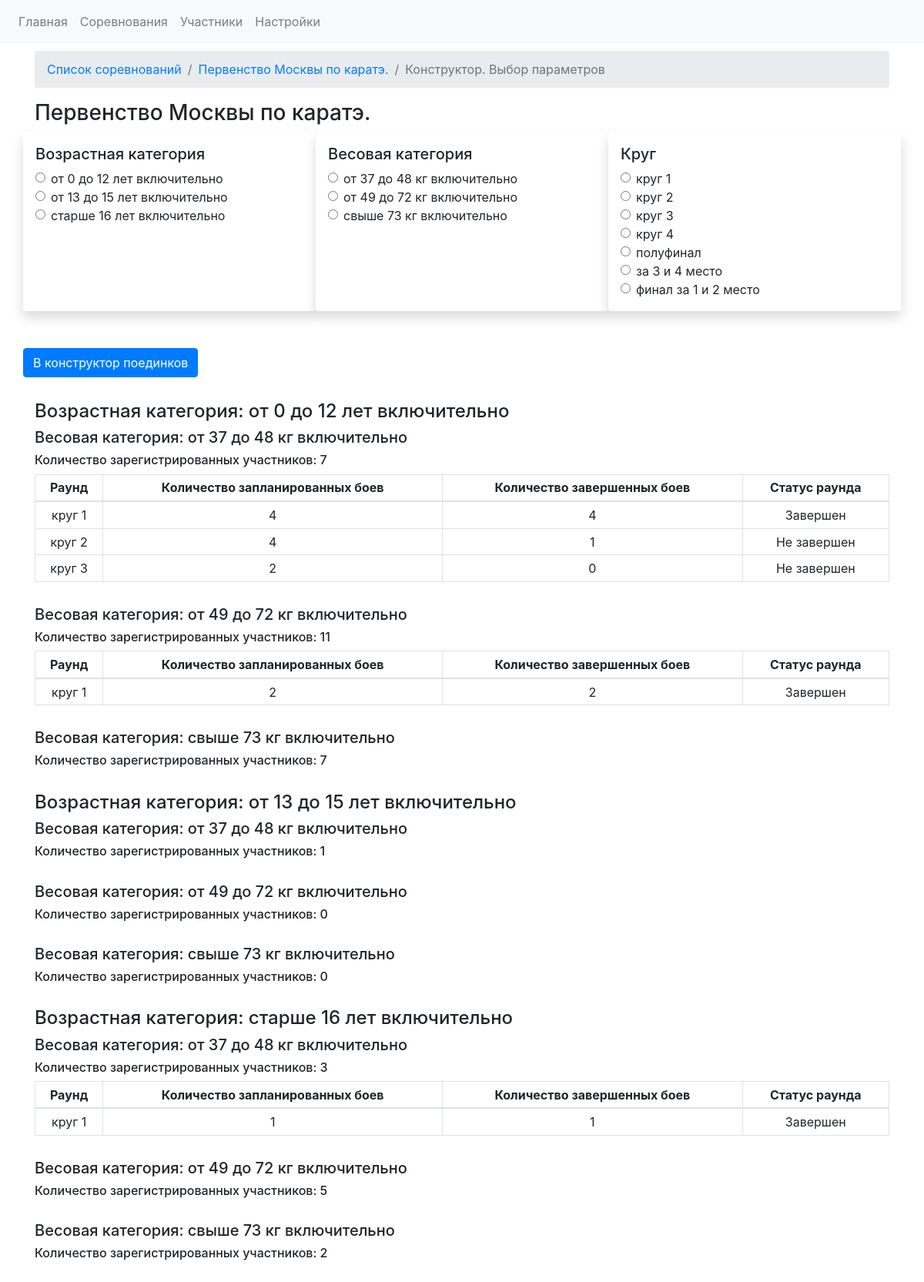
Page /competitions/1/constructor on the committed database.
### app.py (models this page shows)
class CompetitionsDB(db.Model):
    competition_id = db.Column(db.Integer, primary_key=True)
    competition_name = db.Column(db.String)
    competition_date_start = db.Column(db.Date, default=datetime.utcnow)
    competition_date_finish = db.Column(db.Date, default=datetime.utcnow)
    competition_city = db.Column(db.String)
    competition_fights = db.relationship('FightsDB', backref='competition', lazy='dynamic')
    registrations = db.relationship('RegistrationDB', backref='competition')

class AgecategoriesDB(db.Model):
    id = db.Column(db.Integer, primary_key=True)
    sort_index = db.Column(db.Integer)
    age_category_name = db.Column(db.String)
    age_category_start = db.Column(db.Integer)
    age_category_finish = db.Column(db.Integer)
    registrations = db.relationship('RegistrationDB', backref='age_categories')
    fights = db.relationship('FightsDB', backref = 'age_category_backref')

class WeightcategoriesDB(db.Model):
    weight_cat_id = db.Column(db.Integer, primary_key=True)
    sort_index = db.Column(db.Integer)
    weight_category_name = db.Column(db.String)
    weight_category_start = db.Column(db.Integer)
    weight_category_finish = db.Column(db.Integer)
    registrations = db.relationship('RegistrationDB', backref='weight_categories')
    fights = db.relationship('FightsDB', backref = 'weight_category_backref')

class RoundsDB(db.Model):
    id = db.Column(db.Integer, primary_key=True)
    round_name = db.Column(db.String)
    sort_index = db.Column(db.Integer)
    fights = db.relationship('FightsDB', backref = 'roundNo')
    finished_regs = db.relationship('RegistrationDB', backref = 'roundNo')

### app.py (the view, shortened to what this page needs)
@app.route('/competitions/<int:comp_id>/constructor', methods= ['GET', 'POST'])
def fight_constructor(comp_id):
    competition_data = CompetitionsDB.query.get(comp_id)
    weight_categories = WeightcategoriesDB.query.order_by(asc(WeightcategoriesDB.sort_index)).all()
    age_categories = AgecategoriesDB.query.order_by(asc(AgecategoriesDB.sort_index)).all()
    rounds = RoundsDB.query.order_by(asc(RoundsDB.sort_index)).all()
    registrations = RegistrationDB.query.filter_by(competition_id=comp_id).all()
    age_cats_in_reg = [] # список возрастных категорий в регистрациях
    for reg in registrations:
        if reg.age_cat_id not in age_cats_in_reg:
            age_cats_in_reg.append(reg.age_cat_id)
    age_cats_in_reg.sort()
    age_cat_data = {}
    for age_cat in age_categories:
        if age_cat.id in age_cats_in_reg:
            age_cat_names = {}
            age_cat_names["age_cat_id"] = age_cat.id
            age_cat_names["age_cat_name"] = age_cat.age_category_name
            age_cat_data[age_cat.id] = age_cat_names
    weight_cats_in_reg = []  # список возрастных категорий в регистрациях
    for reg in registrations:
        if reg.weight_cat_id not in weight_cats_in_reg:
            weight_cats_in_reg.append(reg.weight_cat_id)
    weight_cats_in_reg.sort()
    weight_cat_data = {}
    for weight_cat in weight_categories:
        if weight_cat.weight_cat_id in weight_cats_in_reg:
            weight_cat_names = {}
            weight_cat_names["weight_cat_id"] = weight_cat.weight_cat_id
            weight_cat_names["weight_cat_name"] = weight_cat.weight_category_name
            weight_cat_data[weight_cat.weight_cat_id] = weight_cat_names
    weight_cat_data_im_age_categories = {} # данные в весовых категориях записываются в возрастные категории
    age_weight_data = {}
    age_data = {}
    for age_cat_id, age_cat in age_cat_data.items():
        age_weight_data = {}
        weight_fighter_data = {}
        for weight_cat_id, weight_cat in weight_cat_data.items():
            age_cat_weight_cat_data = {}  # количество зарегистрированных бойцов в весовой категории
            regs_in_age_and_weight_cat = RegistrationDB.query.filter_by(age_cat_id=age_cat_id, weight_cat_id = weight_cat_id).count()
            age_cat_weight_cat_data["weight_cat_id"] = weight_cat_id
            age_cat_weight_cat_data["weight_cat_name"] = WeightcategoriesDB.query.get(weight_cat_id).weight_category_name
            age_cat_weight_cat_data["fighters_qty_in_weight_cat"] = regs_in_age_and_weight_cat
            fights_in_age_and_weight = FightsDB.query.filter_by(age_category = age_cat_id, weight_category = weight_cat_id).all()
            list_of_rounds_in_age_in_weight = []
            for fight in fights_in_age_and_weight:
                if fight.round_number not in list_of_rounds_in_age_in_weight:
                    list_of_rounds_in_age_in_weight.append(fight.round_number)
            age_weight_rounds_aggregate_data = {}
            for round_id in list_of_rounds_in_age_in_weight:
                age_weight_rounds_data = {}
                age_weight_rounds_data["round_id"] = round_id
                age_weight_rounds_data["round_name"] = RoundsDB.query.get(round_id).round_name
                number_of_planned_fights = FightsDB.query.filter_by(age_category = age_cat_id, weight_category = weight_cat_id, round_number = round_id).count()
                number_of_finished_fights = FightsDB.query.filter_by(age_category = age_cat_id, weight_category = weight_cat_id, round_number = round_id, fight_status = 1).count()
                if number_of_planned_fights == number_of_finished_fights:
                    age_weight_rounds_data["round_status"] = "Завершен"
                elif number_of_planned_fights > number_of_finished_fights:
                    age_weight_rounds_data["round_status"] = "Не завершен"
                age_weight_rounds_data["planned_fights_qty"] = number_of_planned_fights
                age_weight_rounds_data["finished_fights_qty"] = number_of_finished_fights
                age_weight_rounds_aggregate_data[round_id] = age_weight_rounds_data
            age_cat_weight_cat_data["rounds_data"] = age_weight_rounds_aggregate_data
            weight_fighter_data[weight_cat_id] = age_cat_weight_cat_data
        age_weight_data["age_id"] = age_cat_id
        age_weight_data["age_cat_name"] = AgecategoriesDB.query.get(age_cat_id).age_category_name
        age_weight_data["age_weight_data"] = weight_fighter_data
        age_data[age_cat_id] = age_weight_data
    return render_template('fightconstructor.html', age_data = age_data, competition_data=competition_data, age_cat_data = age_cat_data, rounds = rounds, weight_cat_data = weight_cat_data)

### templates/fightconstructor.html (shortened to what this page needs)
{% extends "base.html" %}
{% block head %}
<link rel="stylesheet" href="https://stackpath.bootstrapcdn.com/bootstrap/4.5.0/css/bootstrap.min.css">
{% endblock %}
{% block content %}
    <div class="container" style="margin-top: 10px">
        <div class="row">
            <div class="col-lg-12">
                <nav aria-label="breadcrumb">
                      <ol class="breadcrumb">
                        <li class="breadcrumb-item"><a href="{{url_for('competitions')}}">Список соревнований</a></li>
                        <li class="breadcrumb-item"><a href="{{url_for('competition_view', competition_id = competition_data.competition_id)}}">{{ competition_data.competition_name }}</a></li>
                        <li class="breadcrumb-item active" aria-current="page">Конструктор. Выбор параметров</li>
                      </ol>
                </nav>
                <h3>{{ competition_data.competition_name }}</h3>
        <form method="POST" action="{{ url_for('fight_constructor', comp_id = competition_data.competition_id)}}">
                <div class="row">
            <div class="col-lg-4 shadow p-3 mb-5 bg-white rounded">
                <h5>Возрастная категория</h5>
                {% for age_cat_id, age_cat in age_cat_data.items() %}
                    <div class="form-check">
                      <input class="form-check-input" type="radio" value={{ age_cat_id }} name="age_cat_radio" id="flexRadioDefault1">
                      <label class="form-check-label" for="flexRadioDefault1">
                          {{ age_cat["age_cat_name"]}}
                      </label>
                    </div>
                {% endfor %}
            </div>
            <div class="col-lg-4 shadow p-3 mb-5 bg-white rounded">
                <h5>Весовая категория</h5>
                    {% for w_cat_id, w_cat in weight_cat_data.items() %}
                    <div class="form-check">
                      <input class="form-check-input" type="radio" value={{ w_cat_id }} name="weight_cats_radio" id="Radioweightcat">
                      <label class="form-check-label" for="Radioweightcat">
                          {{ w_cat["weight_cat_name"] }}
                      </label>
                    </div>
                    {% endfor %}
            </div>
            <div class="col-lg-4 shadow p-3 mb-5 bg-white rounded">
                <h5>Круг</h5>
                {% for round in rounds %}
                    <div class="form-check">
                      <input class="form-check-input" type="radio" value={{ round.id }} name="round_radio" id="flexRadioDefault1">
                      <label class="form-check-label" for="flexRadioDefault1">
                          {{ round.round_name}}
                      </label>
                    </div>
                {% endfor %}
            </div>
            <button  type="submit" id="go_to_next_step_button" class="btn btn-primary">В конструктор поединков</button>
        </div>
        </form>
    </div>
</div>
    <div class="row" style="margin-top: 30px;">
        <div class="col">
            {% for age_cat_id, age_weight_data_dict in age_data.items() %}
                <h4>Возрастная категория: {{ age_weight_data_dict["age_cat_name"] }}</h4>
                {% for weight_cat_id, weight_cat_data_dict in age_weight_data_dict["age_weight_data"].items() %}
                    <div style="margin-bottom: 30px;">
                    <h5>Весовая категория: {{ weight_cat_data_dict["weight_cat_name"] }}</h5>
                    <h6>Количество зарегистрированных участников: {{ weight_cat_data_dict["fighters_qty_in_weight_cat"] }}</h6>
                    {% if weight_cat_data_dict["rounds_data"] %}
                    <table class="table table-sm table-bordered">
                      <thead>
                        <tr>
                          <th scope="col" style="text-align: center;">Раунд</th>
                          <th scope="col" style="text-align: center;">Количество запланированных боев</th>
                          <th scope="col" style="text-align: center;">Количество завершенных боев</th>
                          <th scope="col" style="text-align: center;">Статус раунда</th>
                        </tr>
                      </thead>
                      <tbody>
                        {% for round_id, round_data in  weight_cat_data_dict["rounds_data"].items() %}
                      <tr>
                          <td style="text-align: center;">
                                {{ round_data["round_name"] }}
                          </td>
                          <td style="text-align: center;">
                                {{ round_data["planned_fights_qty"] }}
                          </td>
                          <td style="text-align: center;">
                                {{ round_data["finished_fights_qty"] }}
                          </td>
                            <td style="text-align: center;">
                                {{ round_data["round_status"] }}
                            </td>
                      </tr>
                        {% endfor %}
                      </tbody>
                </table>
                {% endif %}
                </div>
                {% endfor %}
            {% endfor %}
        </div>
    </div>
</div>
{% endblock %}

### rows in the picture
CompetitionsDB: competition_name "Первенство Москвы по каратэ."
AgecategoriesDB: age_cat_name "от 0 до 12 лет включительно", age_cat_name "от 0 до 12 лет включительно"
AgecategoriesDB: age_cat_name "от 13 до 15 лет включительно", age_cat_name "от 13 до 15 лет включительно"
AgecategoriesDB: age_cat_name "старше 16 лет включительно", age_cat_name "старше 16 лет включительно"
WeightcategoriesDB: weight_cat_name "от 37 до 48 кг включительно", weight_cat_name "от 37 до 48 кг включительно" "от 37 до 48 кг включительно" "от 37 до 48 кг включительно"
WeightcategoriesDB: weight_cat_name "от 49 до 72 кг включительно", weight_cat_name "от 49 до 72 кг включительно" "от 49 до 72 кг включительно" "от 49 до 72 кг включительно"
WeightcategoriesDB: weight_cat_name "свыше 73 кг включительно", weight_cat_name "свыше 73 кг включительно" "свыше 73 кг включительно" "свыше 73 кг включительно"
RoundsDB: round_name "круг 1", round_name "круг 1" "круг 1" "круг 1"
RoundsDB: round_name "круг 2", round_name "круг 2"
RoundsDB: round_name "круг 3", round_name "круг 3"
RoundsDB: round_name "круг 4"
RoundsDB: round_name "полуфинал"
RoundsDB: round_name "за 3 и 4 место"
RoundsDB: round_name "финал за 1 и 2 место"

### other values in the picture
{{ weight_cat_data_dict["fighters_qty_in_weight_cat"] }} "7" "11" "7" "1" "0" "0" "3" "5" "2"
{{ round_data["planned_fights_qty"] }} "4" "4" "2" "2" "1"
{{ round_data["finished_fights_qty"] }} "4" "1" "0" "2" "1"
{{ round_data["round_status"] }} "Завершен" "Не завершен" "Не завершен" "Завершен" "Завершен"
